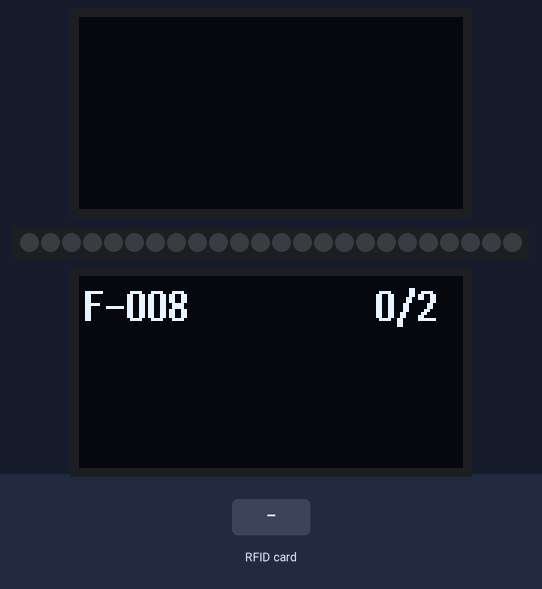
This sketch was run on a simulated ESP8266 (NodeMCU). On the bench: 2 × 128×64 one-colour display, 24 RGB LEDs in strip order, left to right. Inputs (shaded band) come from the test bench. WiFi joins after 1.5 s; servers stay silent unless stated; uploads are accepted with an empty reply.

Above: at 2.48 s.
2.8 s: RFID card 5E 7A 19 C4 held to the reader
At 3.7 s:
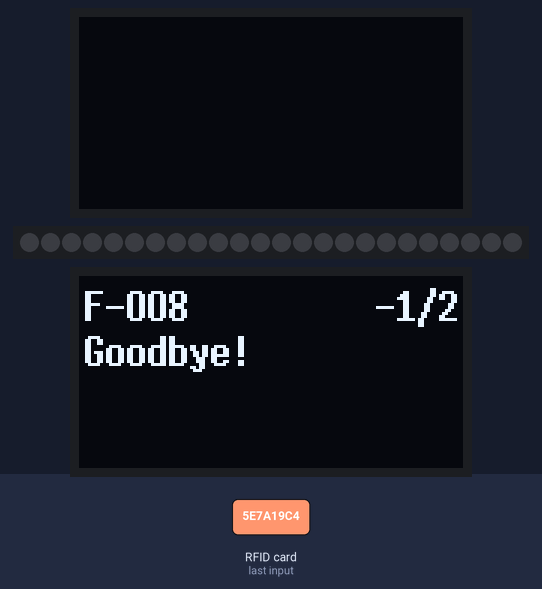
At 4.99 s:
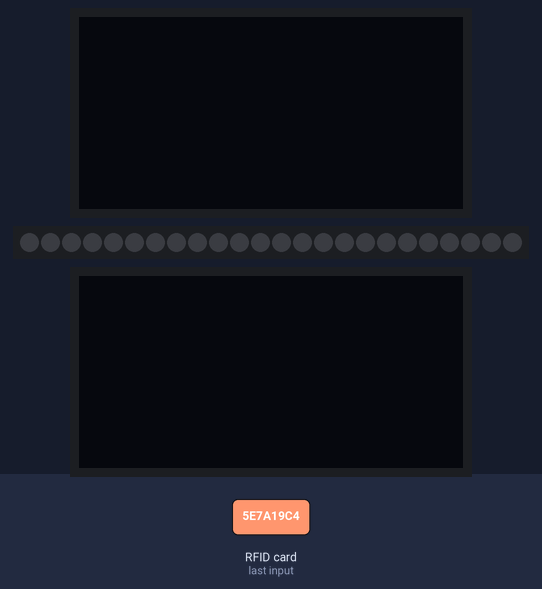
Timing chart, 0 to 6.5 s (numbered marks = the images above; inputs shaded):
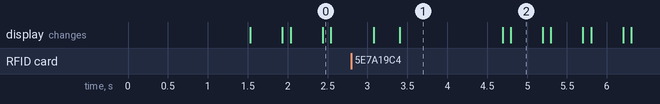

Measured:
- what the display in image 1 shows lasts 1.3 s, from 3.4 s to 4.7 s
- what the display in image 2 shows lasts 0.4 s, from 4.8 s to 5.2 s

The sketch:

CoR_software.ino
```cpp
#include "MFRC522_I2C.h"
#include "PersonData.h"
#include "readingHelpers.h"
#include "WiFiClientSecure.h"
#include "uploadHelpers.h"
#include "displayHelpers.h"
#include "U8g2lib.h"
#include "Adafruit_NeoPixel.h"

#define RST_PIN 14 // D5 Pin on NodeMCU
#define AMOUNT_OF_PEOPLE 2 // Max. amount of people in one room according to corona-rules
#define LED_PIN 15 // NeoPixels Pin
#define LED_COUNT 24 // 24 LEDs on the ring
#define BRIGHTNESS 255 // Max. brightness

MFRC522 mfrc522(0x28, RST_PIN); // Create instance of MFRC522
WiFiClientSecure client; // Create client for server communication
U8G2_SH1106_128X64_NONAME_F_HW_I2C u8g2(U8G2_R0, U8X8_PIN_NONE); // Create Display instance
Adafruit_NeoPixel strip(LED_COUNT, LED_PIN, NEO_GRBW + NEO_KHZ800); // NeoPixel instance

const char* roomCode = "F-008"; // The room for which you want to log the people
String names[AMOUNT_OF_PEOPLE]; // The names of the people which are currently in the room
unsigned int count = 0; // At first, no one is logged into the room
bool found = false;

// WiFi-Setup
const char* ssid     = "UPC37A6522"; //SSID WLAN
const char* password = "V5dcdf6fvZen";  //PW WLAN
const char*  server = "script.google.com";  // Server URL
const char* key = "AKfycbxoYNaMuLNJSHCJlomYiwXyJvd-rY3klteQpeVMhWlGWDe9-dyA";  // google script ID


void setup() {
  Wire.begin(); // Start I2C
  clearNames(); // No one logged in, so clear names array
  WiFi.begin(ssid, password);               // Connect to WiFi
  while (WiFi.status() != WL_CONNECTED)     // wait until connected
  {
    delay(500);
  }
  u8g2.begin(); // Start Display
  strip.begin(); // Start NeoPixels
}

void loop() {
  PersonData persondata;
  String content; // What is read from the card or tag
  String URL; // Url for Google-Sheets-logging

  found = false;
  mfrc522.PCD_Init();

  // Run into this if new card or tag was scanned
  if(mfrc522.PICC_IsNewCardPresent() && mfrc522.PICC_ReadCardSerial()) {
    content = readContent(mfrc522); // What was read from the card or tag
    persondata = toStructuredOutput(content); // Extract relevant data from content
    flashGreen();
    // Is the person joining or leaving?
    // If logged before -> leaving
    // If not -> joining
    for(int x = 0; x < AMOUNT_OF_PEOPLE; x++) {
      if(persondata.Name == names[x]) {
        persondata.Intent = leaving;
        names[x] = "";
        count--;
        found = true;
        printGoodbye(roomCode, count, AMOUNT_OF_PEOPLE, u8g2);
        URL = createURL(persondata, key);
        sendToGoogle(URL);
        break;
      }
    }

    if(!found) {
      if(count < AMOUNT_OF_PEOPLE) {
        for(int x = 0; x < AMOUNT_OF_PEOPLE; x++) {
          if(names[x] == "") {
            persondata.Intent = joining;
            names[x] = persondata.Name;
            count++;
            printWelcome(roomCode, count, AMOUNT_OF_PEOPLE, u8g2);
            URL = createURL(persondata, key);
            sendToGoogle(URL);
            break;
          }
        }
      } else {
          flashRed();
          printFull(roomCode, count, AMOUNT_OF_PEOPLE, u8g2);
          delay(500);
        }
    }
  }
  mfrc522.PICC_HaltA(); // Stop reader
  printRoomData(roomCode, count, AMOUNT_OF_PEOPLE, u8g2);
}

// Clear names-array
void clearNames() {
  for(int x = 0; x < AMOUNT_OF_PEOPLE; x++) {
    names[x] = "";
  }
}

// Send data of person to Google-Sheets
boolean sendToGoogle(String URL){
  String movedURL;
  String line;

  client.connect(server, 443);

  // GET from Google-Sheets
  client.println("GET " + URL);
  client.println("Host: script.google.com" );
  client.println("Connection: close");
  client.println();

  // Wait for answer
  while (client.connected())
  {
    line = client.readStringUntil('\n');
    if (line == "\r") break;
    if (line.indexOf ( "Location" ) >= 0)
    { // Neue URL merken
      movedURL = line.substring ( line.indexOf ( ":" ) + 2 ) ;
    }
  }

  while (client.connected())
  {
    if (client.available())
    {
      line = client.readStringUntil('\r');
      break;
    }

  }
  client.stop();

  movedURL.trim(); // Remove spaces

  if (movedURL.length() < 10) return false;

  // Ping Google-Sheets
  client.println("GET " + movedURL);
  client.println("Host: script.google.com");
  client.println("Connection: close");
  client.println();

  while (client.connected())
  {
    line = client.readStringUntil('\n');
    if (line == "\r")break;
  }

  while (client.connected())
  {
    if (client.available())
    {
      line = client.readStringUntil('\r');
    }

  }
  client.stop();

  if (line == "Ok") return true;

}

void flashRed() {
  for(int i = 0; i < 24; i++) {
    strip.setPixelColor(i, strip.Color(255, 0, 0));
  }
  strip.show();
  delay(300);
  strip.clear();
  strip.show();
}

void flashGreen() {
  for(int i = 0; i < 24; i++) {
    strip.setPixelColor(i, strip.Color(0, 255, 0));
  }
  strip.show();
  delay(300);
  strip.clear();
  strip.show();
}
```

PersonData.h
```cpp
#pragma once
#include "Arduino.h"

enum intent {joining, leaving};

struct PersonData
{
    String Name;
    String Organisation;
    String Address;
    long int Number;
    intent Intent;
};
```

displayHelpers.cpp
```cpp
#include "displayHelpers.h"

void printRoomData(const char* roomCode, int count, int maxPeople, U8G2_SH1106_128X64_NONAME_F_HW_I2C u8g2) {
  String ct = (String)count;
  String amt = (String)maxPeople;
  String msg = ct + "/" + amt;
  char msgArr[5];
  msg.toCharArray(msgArr, 5);

  u8g2.setFont(u8g2_font_7x14B_mf);
  u8g2.firstPage();
  u8g2.drawUTF8(2, 15, roomCode);
  u8g2.drawUTF8(99, 15, msgArr);
  u8g2.nextPage();
}

void printWelcome(const char* roomCode, int count, int maxPeople, U8G2_SH1106_128X64_NONAME_F_HW_I2C u8g2) {
  String ct = (String)count;
  String amt = (String)maxPeople;
  String msg = ct + "/" + amt;
  char msgArr[5];
  msg.toCharArray(msgArr, 5);

  u8g2.setFont(u8g2_font_7x14B_mf);
  u8g2.firstPage();
  u8g2.drawUTF8(2, 15, roomCode);
  u8g2.drawUTF8(99, 15, msgArr);
  u8g2.drawUTF8(2, 30, "Welcome!");
  u8g2.nextPage();
}

void printGoodbye(const char* roomCode, int count, int maxPeople, U8G2_SH1106_128X64_NONAME_F_HW_I2C u8g2) {
  String ct = (String)count;
  String amt = (String)maxPeople;
  String msg = ct + "/" + amt;
  char msgArr[5];
  msg.toCharArray(msgArr, 5);

  u8g2.setFont(u8g2_font_7x14B_mf);
  u8g2.firstPage();
  u8g2.drawUTF8(2, 15, roomCode);
  u8g2.drawUTF8(99, 15, msgArr);
  u8g2.drawUTF8(2, 30, "Goodbye!");
  u8g2.nextPage();
}

void printFull(const char* roomCode, int count, int maxPeople, U8G2_SH1106_128X64_NONAME_F_HW_I2C u8g2) {
  String ct = (String)count;
  String amt = (String)maxPeople;
  String msg = ct + "/" + amt;
  char msgArr[5];
  msg.toCharArray(msgArr, 5);

  u8g2.setFont(u8g2_font_7x14B_mf);
  u8g2.firstPage();
  u8g2.drawUTF8(2, 15, roomCode);
  u8g2.drawUTF8(99, 15, msgArr);
  u8g2.drawUTF8(2, 30, "Room overpopulated!");
  u8g2.nextPage();
}
```

displayHelpers.h
```cpp
#pragma once
#include "U8g2lib.h"

void printRoomData(const char* roomCode, int count, int maxPeople, U8G2_SH1106_128X64_NONAME_F_HW_I2C u8g2);
void printWelcome(const char* roomCode, int count, int maxPeople, U8G2_SH1106_128X64_NONAME_F_HW_I2C u8g2);
void printGoodbye(const char* roomCode, int count, int maxPeople, U8G2_SH1106_128X64_NONAME_F_HW_I2C u8g2);
void printFull(const char* roomCode, int count, int maxPeople, U8G2_SH1106_128X64_NONAME_F_HW_I2C u8g2);
```

readingHelpers.cpp
```cpp
#include "readingHelpers.h"

MFRC522::MIFARE_Key generateKey(int keysize) {
 MFRC522::MIFARE_Key key;
 for (byte i = 0; i < keysize; i++) {
        key.keyByte[i] = 0xFF;
  }
  return key;
}

String stringify(byte * originalBuffer, byte bufferSize) {
  String stringifiedBuffer = "";
  for(int j = 0; j < bufferSize; j++) {
   stringifiedBuffer += originalBuffer[j];
  }
  return stringifiedBuffer;
}

String stringify(MFRC522 & mfrc522) {
  String stringifiedUID = "";

  for(int i = 0; i < mfrc522.uid.size; i++) {
    stringifiedUID += mfrc522.uid.uidByte[i];
  }

  return stringifiedUID;
}

String readContent(MFRC522 & mfrc522) {
  MFRC522::MIFARE_Key key = generateKey(6);
  byte buffer[18];
  byte size = sizeof(buffer);
  String buffermask_1 = "000000255712810525525525525525525521285";
  String buffermask_2 = "00000000000000005573";
  String stringifiedBuffer = "";
  String content = "";

  for(int i = 3; i < 64; i++) {
    mfrc522.PCD_Authenticate(MFRC522::PICC_CMD_MF_AUTH_KEY_A, i, &key, &(mfrc522.uid));
    mfrc522.MIFARE_Read(i, buffer, &size);

    stringifiedBuffer = "";
    stringifiedBuffer = stringify(buffer, size);

    if(stringifiedBuffer == buffermask_1 || stringifiedBuffer == buffermask_2) {
      // Serial.println("Redundant. Dumping...");
    } else {
        for(int k = 0; k < size-2; k++){
        if(buffer[k] != 59 && buffer[k] > 31 && buffer[k] < 127) {
          content += char(buffer[k]);
        }
        }
        // Serial.println("");
      }
  }
  return content;
}

PersonData toStructuredOutput(String content) {
  PersonData persondata;
  int nameIndex = 0;
  int orgaIndex = 0;
  int addrIndex = 0;
  int telIndex = 0;
  int endIndex = 0;

  nameIndex = content.indexOf("FN:");
  orgaIndex = content.indexOf("ORG:");
  addrIndex = content.indexOf("ADR:");
  telIndex = content.indexOf("TEL:");
  endIndex = content.indexOf("END:");
  persondata.Name = content.substring(nameIndex + 3, orgaIndex);
  persondata.Organisation = content.substring(orgaIndex + 4, addrIndex);
  persondata.Address = content.substring(addrIndex + 4, telIndex);
  persondata.Number = content.substring(telIndex + 4, endIndex).toInt();
  persondata.Name.replace(" ", "_");
  persondata.Organisation.replace(" ", "_");
  persondata.Address.replace(" ", "_");
  return persondata;
}
```

readingHelpers.h
```cpp
#pragma once
#include "Arduino.h"
#include "MFRC522_I2C.h"
#include "PersonData.h"

MFRC522::MIFARE_Key generateKey(int keysize);
String stringify(byte * originalBuffer, byte bufferSize);
String stringify(MFRC522 & mfrc522);
String readContent(MFRC522 & mfrc522);
PersonData toStructuredOutput(String content);
```

uploadHelpers.cpp
```cpp
#include "uploadHelpers.h"

String createURL(PersonData pushData, const char* key) {
  String URL="https://script.google.com/macros/s/";
  URL += key;
  URL += "/exec?";
  URL += "1="+pushData.Name;
  URL += "&2="+pushData.Organisation;
  URL += "&3="+pushData.Address;
  URL += "&4="+(String)pushData.Number;
  URL += "&5="+(String)pushData.Intent;
  return URL;
}
```

uploadHelpers.h
```cpp
#pragma once
#include "Arduino.h"
#include "readingHelpers.h"

String createURL(PersonData pushData, const char* key);
```
